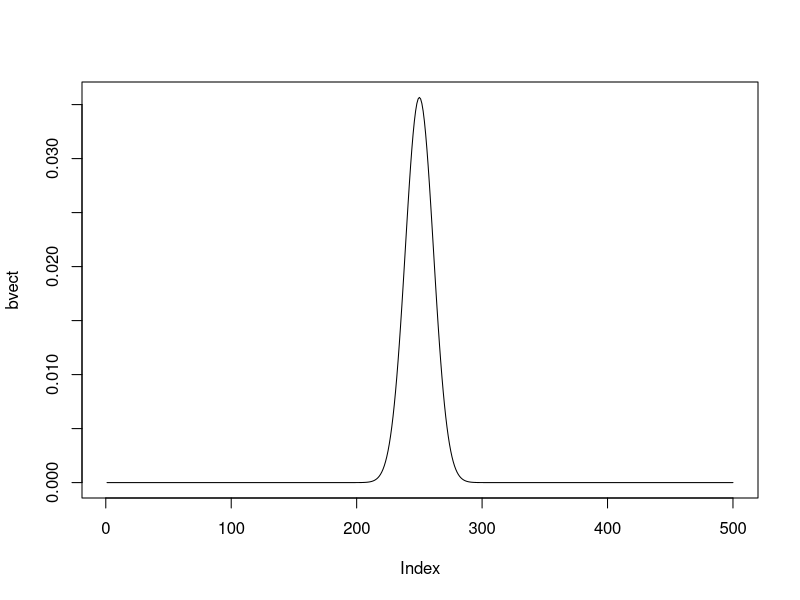
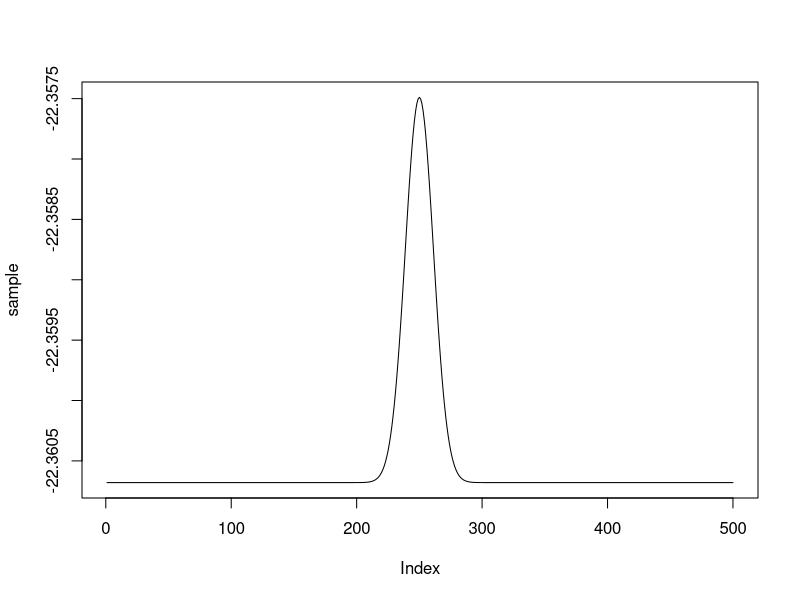

Write R code to recreate these figures, in order.
#10000 samples of independent binomial(500,1/2) experiments stored in bvect
require

bvect<-NULL
#for(i in 1:20){
l = 500
	for(n in 1:l){
		bvect<-append(bvect,(choose(l,n)*(0.5^n)*(0.5^(l-n))))
	}
#}

#uniform(0,1) distribution

sample<-bvect

plot(bvect,type='l')

#2b standardize

sample<-(sample - (l*0.5))/sqrt(l*0.25)

#now mean, variance = 0 and 1
dev.new()
plot(sample,type='l')

